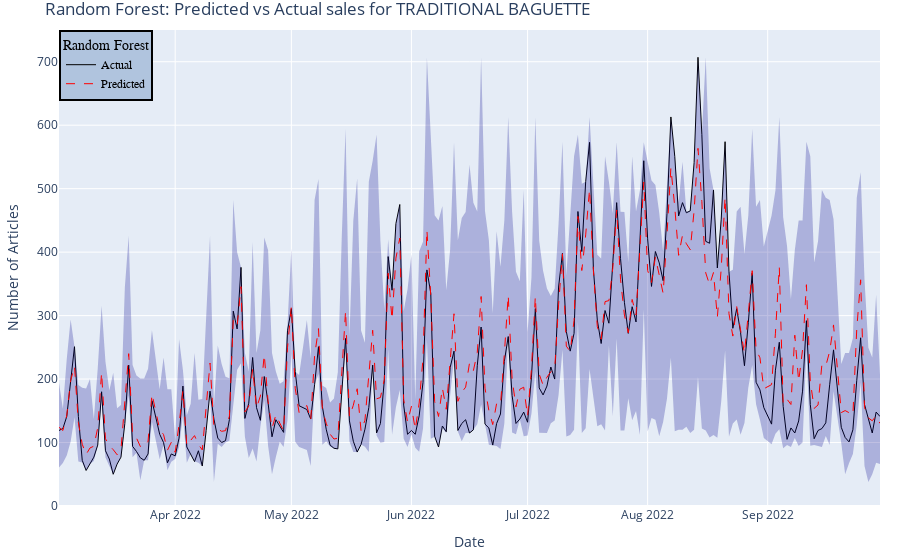

Write notebook code for a chart like this one.
### Code cell
import plotly.express as px
import plotly.graph_objects as go
import plotly.io as pio
import pandas as pd

# visualise random forest predictions
fig = go.Figure([
    go.Scatter(
        x=df_rf_subset['date'],
        y=df_rf_subset['Quantity'],
        line=dict(color='black', width=1),
        # marker=dict(color='black', size=4), 
        mode='lines',
        name='Quantity'
    ),
    go.Scatter(
        x=df_rf_subset['date'].tolist() + df_rf_subset['date'].tolist()[::-1],
        y=df_rf_subset['y_upper'].tolist() + df_rf_subset['y_lower'].tolist()[::-1],
        fill='toself',
        fillcolor = 'rgba(0, 0, 139, 0.25)',
        line=dict(color='rgba(255,255,255,0)'),
        hoverinfo="skip",
        showlegend=False,
        name='Prediction Interval'
    ),
    go.Scatter(
        x=df_rf_subset['date'],
        y=df_rf_subset['y_pred'],
        line=dict(color='red', dash='dash', width=1),
        mode='lines',
        name='y_pred'
    )
])

# Customize layout
fig.update_layout(xaxis_title='Date',
                  yaxis_title='Number of Articles',
                  legend_title='Random Forest',
                  margin=dict(t=30, b=30, l=20, r=20),
                  title=f'Random Forest: Predicted vs Actual sales for {PREDICTED_ARTICLE}',
                  yaxis=dict(range=[0, 750])  
)

fig.update_layout(
    legend=dict(
        x=0,
        y=1,
        traceorder='normal',
        font=dict(
            family='Arial',
            size=12,
            color='black'
        ),
        bgcolor='LightSteelBlue',
        bordercolor='Black',
        borderwidth=2
    )
)
                
fig.update_traces(
    name='Actual',
    selector=dict(name='Quantity')
)
fig.update_traces(
    name='Predicted',
    selector=dict(name='y_pred')
)
# show and save the plot
fig.show()
pio.write_image(fig, './../figures/rf_predictions.pdf', height=250)

### Figure 1 — Plotly figure (JSON) as saved in the notebook; plotly's stock layout.template omitted (floating-point values rounded to 4 significant figures; data arrays with more than 128 entries replaced by an {"elided": "..."} marker saying what was removed)
{"data": [{"line": {"color": "black", "width": 1}, "mode": "lines", "name": "Actual", "type": "scatter", "x": {"elided": "209 str values"}, "y": {"elided": "209 int values"}}, {"fill": "toself", "fillcolor": "rgba(0, 0, 139, 0.25)", "hoverinfo": "skip", "line": {"color": "rgba(255,255,255,0)"}, "name": "Prediction Interval", "showlegend": false, "type": "scatter", "x": {"elided": "418 str values"}, "y": {"elided": "418 float values"}}, {"line": {"color": "red", "dash": "dash", "width": 1}, "mode": "lines", "name": "Predicted", "type": "scatter", "x": {"elided": "209 str values"}, "y": {"elided": "209 float values"}}], "layout": {"legend": {"bgcolor": "LightSteelBlue", "bordercolor": "Black", "borderwidth": 2, "font": {"color": "black", "family": "Arial", "size": 12}, "title": {"text": "Random Forest"}, "traceorder": "normal", "x": 0, "y": 1}, "margin": {"b": 30, "l": 20, "r": 20, "t": 30}, "title": {"text": "Random Forest: Predicted vs Actual sales for TRADITIONAL BAGUETTE"}, "xaxis": {"title": {"text": "Date"}}, "yaxis": {"range": [0, 750], "title": {"text": "Number of Articles"}}}}
